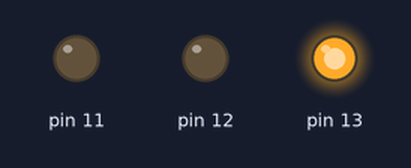
Simulated run of this sketch. Board: Arduino Uno, built with avr-gcc and run on an emulated ATmega328P. Shown: output pins drawn as LEDs (lit = HIGH).

Above: at 0.2 s.
At 7.2 s:
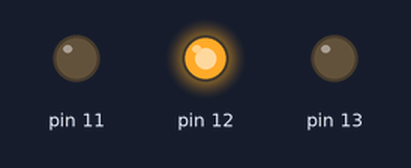
At 11.2 s:
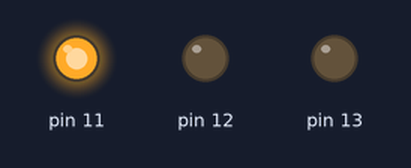
At 14.7 s:
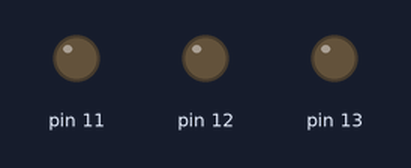
Timing chart, 0 to 15.6 s (numbered marks = the images above):
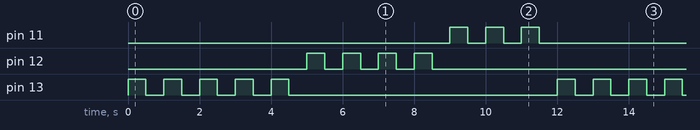

Measured:
- by itself, pin 11: repeats every 12.0 s: 2 × (LOW 0.50 s, HIGH 0.50 s), LOW 9.5 s, HIGH 0.50 s
- by itself, pin 12: repeats every 12.0 s: 3 × (LOW 0.50 s, HIGH 0.50 s), LOW 8.5 s, HIGH 0.50 s
- by itself, pin 13: repeats every 12.0 s: 4 × (LOW 0.50 s, HIGH 0.50 s), LOW 7.5 s, HIGH 0.50 s

The sketch:

blinkingLED.ino
```cpp
void setup() {
  // put your setup code here, to run once:
  pinMode(13,OUTPUT);
  pinMode(12,OUTPUT);
  pinMode(11,OUTPUT);
}

void loop() {
  // put your main code here, to run repeatedly:
  for(int i=1; i<=5; i++){
    digitalWrite(13,HIGH);
    delay(500);
    digitalWrite(13,LOW);
    delay(500);
  }
  for(int i=6; i<=9; i++){
    digitalWrite(12,HIGH);
    delay(500);
    digitalWrite(12,LOW);
    delay(500);
  }
  for(int i=10; i<=12; i++){
    digitalWrite(11,HIGH);
    delay(500);
    digitalWrite(11,LOW);
    delay(500);
    if(i==12){break;}
  }
}
```
